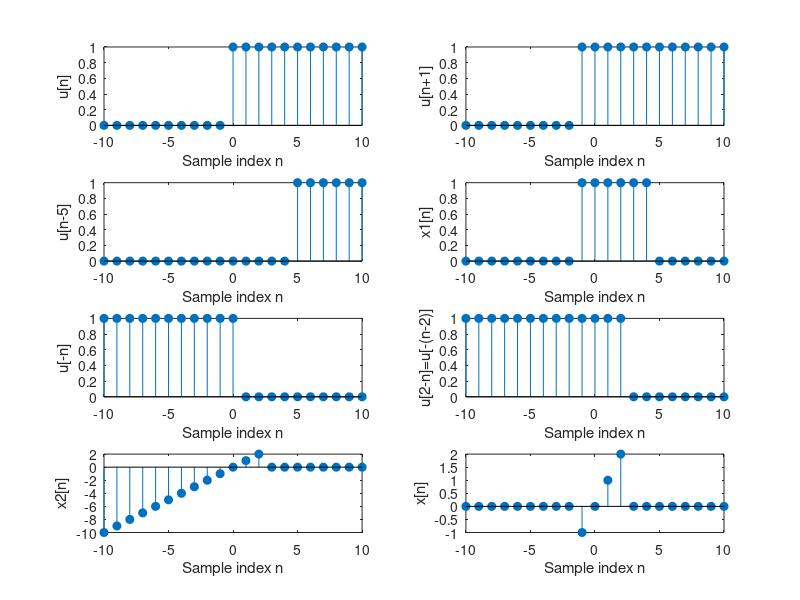

This chart was generated by the following MATLAB code:
% Prob0
n = -10:10;                     % sinh vecto thoi gian roi rac
u = [zeros(1,10),1,ones(1,10)];   % sinh u[n] co cung do dai voi n
up1 = [u(2:end),1];             % sinh u[n+1] la phien ban som (dich trai) 1 mau cua u[n]
um5 = [zeros(1,5),u(1:end-5)];  % sinh u[n-5] la phien ban tre (dich phai) 5 mau cua u[n]
x1 = up1 - um5;                 % x1[n]
% ve do thi u, up1, um5 va x1 tren cung 1 figure
figure(1);
subplot(4,2,1);stem(n,u,'fill');xlabel('Sample index n');ylabel('u[n]');
subplot(4,2,2);stem(n,up1,'fill');xlabel('Sample index n');ylabel('u[n+1]');
subplot(4,2,3);stem(n,um5,'fill');xlabel('Sample index n');ylabel('u[n-5]');
subplot(4,2,4);stem(n,x1,'fill');xlabel('Sample index n');ylabel('x1[n]');

u0n = flip(u);                  % sinh u[-n] la phien ban dao thoi gian cua u[n]
u2n = [ones(1,2),u0n(1:end-2)]; % sinh u[2-n]=u[-(n-2)] la phien ban tre (dich phai) 2 mau cua u[-n]
x2 = n.*u2n;                    % nhan 2 vector n va u[2-n] point-by-point
x = x1.*x2;                     % nhan 2 vector x1 va x2 point-by-point
% ve do thi u0n, u2n, x2, x tren cung 1 figure
subplot(4,2,5);stem(n,u0n,'fill');xlabel('Sample index n');ylabel('u[-n]');
subplot(4,2,6);stem(n,u2n,'fill');xlabel('Sample index n');ylabel('u[2-n]=u[-(n-2)]');
subplot(4,2,7);stem(n,x2,'fill');xlabel('Sample index n');ylabel('x2[n]');
subplot(4,2,8);stem(n,x,'fill');xlabel('Sample index n');ylabel('x[n]');